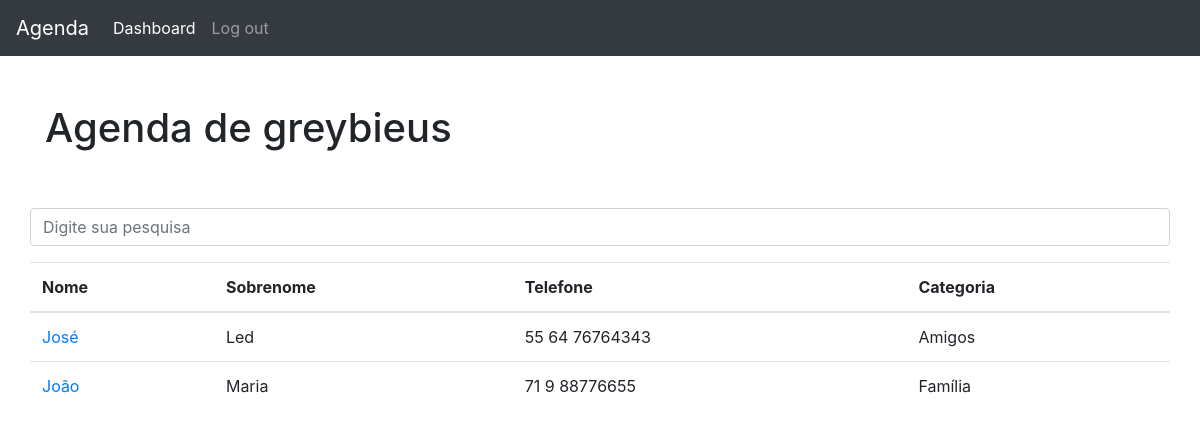
Page / (signed in) on the earlier database version.
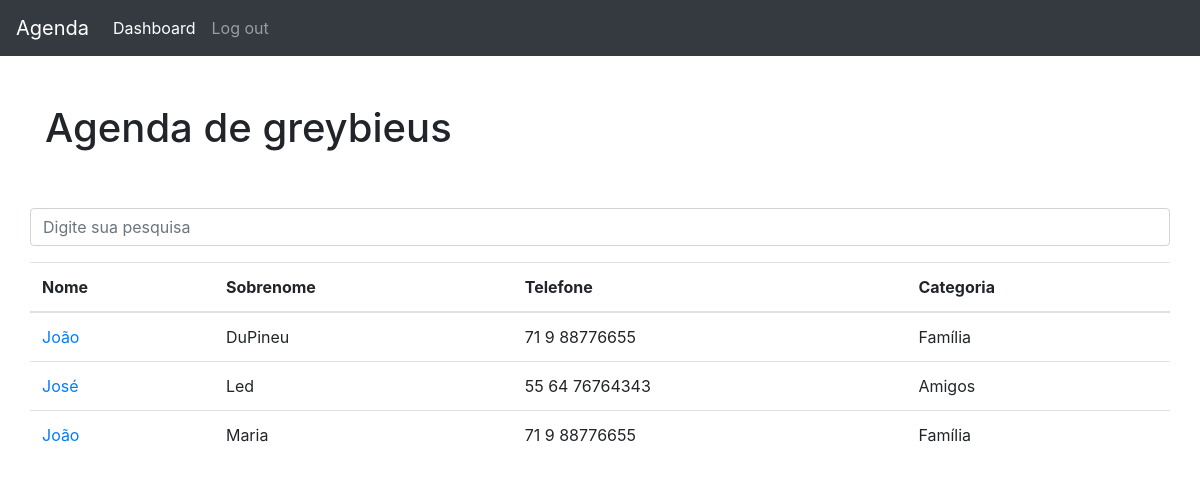
Same page on the later database version.
### contatos/models.py (models this page shows, shortened)
class Contato(models.Model):
    nome = models.CharField(max_length=255)
    sobrenome = models.CharField(max_length=255, blank=True)
    telefone = models.CharField(max_length=255)
    email = models.CharField(max_length=255, blank=True)
    data_criacao = models.DateTimeField(
        default=timezone.now)
    descricao = models.TextField(blank=True)
    created_by = models.ForeignKey(User, on_delete=models.CASCADE)
    categoria = models.ForeignKey(
        Categoria, on_delete=models.DO_NOTHING)
    mostrar = models.BooleanField(default=True)
    foto = models.ImageField(blank=True, upload_to='fotos/%y/%m/%d')

class Categoria(models.Model):
    nome = models.CharField(max_length=255)
    created_by = models.ForeignKey(User, on_delete=models.CASCADE)
    def __str__(self):
        return self.nome

### contatos/views.py (the view)
# urls.py: path('', views.index, name='index'),
@login_required(redirect_field_name='login')
def index(request):
    contatos = Contato.objects.order_by('-id').filter(
        mostrar=True,
        created_by=request.user
    )
    paginator = Paginator(contatos, 5)
    page = request.GET.get('p')
    contatos = paginator.get_page(page)
    return render(request, 'contatos/index.html', {
        'contatos': contatos,
    })

### contatos/templates/contatos/index.html (shortened to what this page needs)
{% extends 'base.html' %}
{% block 'page-content'%}
    <h1 class="mt-5">Agenda de {{user}}</h1>
    {% include 'partials/_search-form.html' %}
    <table class="table">
    <thead>
        <tr>
        <th>Nome</th>
        <th>Sobrenome</th>
        <th>Telefone</th>
        <th>Categoria</th>
        </tr>
    </thead>
    <tbody>
        {% for contato in contatos %}
            <tr>
                <td>
                    <a href="{% url 'detalhes' contato.id %}"> {{ contato.nome }}</a>
                </td>
                <td>{{ contato.sobrenome }}</td>
                <td>{{ contato.telefone }}</td>
                <td>{{ contato.categoria }}</td>
            </tr>
        {% endfor %}
    </tbody>
    </table>
{% endblock %}

Differences in the rows shown:
added Contato: nome "João", sobrenome "DuPineu", telefone "71 9 88776655", categoria "Família"
